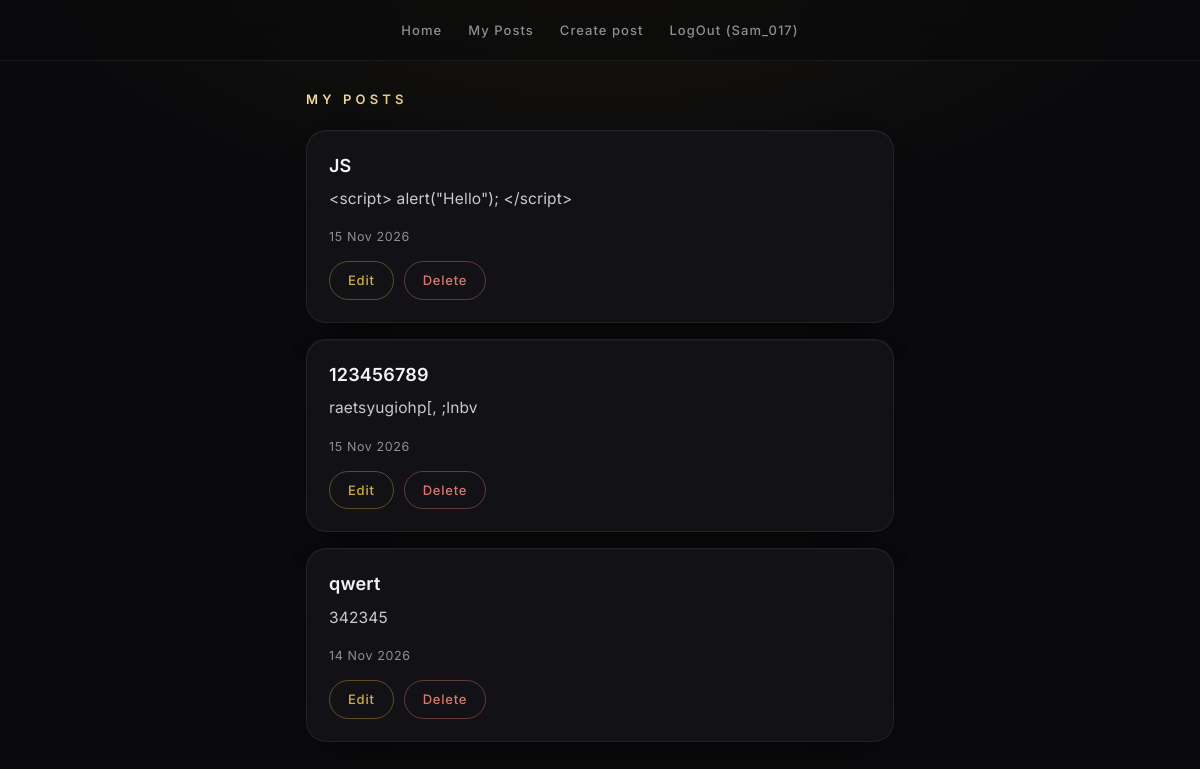
Screenshot of /posts/my/form.php (signed in) with the database file from the repository.
### tables this page shows
CREATE TABLE `users` (
  `id` int(11) NOT NULL,
  `first_name` varchar(50) NOT NULL,
  `last_name` varchar(50) NOT NULL,
  `username` varchar(50) NOT NULL,
  `email` varchar(100) NOT NULL,
  `password` varchar(255) NOT NULL,
  `role` enum('user','admin') NOT NULL DEFAULT 'user',
  `is_blocked` tinyint(1) NOT NULL DEFAULT '0',
  `created_at` timestamp NULL DEFAULT CURRENT_TIMESTAMP,
  `phone` varchar(20) DEFAULT NULL
);

CREATE TABLE `posts` (
  `id` int(11) NOT NULL,
  `user_id` int(11) NOT NULL,
  `title` varchar(255) NOT NULL,
  `content` text NOT NULL,
  `is_blocked` tinyint(1) NOT NULL DEFAULT '0',
  `created_at` timestamp NULL DEFAULT CURRENT_TIMESTAMP,
  `image_path` varchar(255) DEFAULT NULL
);

### includes/functions.php (called while the page is built, shortened)
<?php
function current_user($db)
{
    if(!isset($_SESSION['user_id'])) {
        return null;
    }else  {
        $stmt = $db->prepare("SELECT id, role, username, is_blocked FROM users WHERE id = ?");
        $stmt->bind_param("i", $_SESSION["user_id"]);
        $stmt->execute();
        $result = $stmt->get_result();
        $user = $result->fetch_assoc();
        return $user;
    }
}

### posts/my/my.php (called while the page is built)
<?php
require_once '../../includes/db.php';
require_once '../../includes/functions.php';
$user = require_login($db);
$stmt = $db->prepare('SELECT id, title, content, created_at, image_path, is_blocked FROM posts WHERE user_id = ? ORDER BY created_at DESC');
$stmt->bind_param('i', $user['id']);
$stmt->execute();
$posts = $stmt->get_result()->fetch_all(MYSQLI_ASSOC);

### posts/my/form.php (the view, shortened to what this page needs)
<?php
require_once 'my.php';
require_once __DIR__ . '/../../includes/header.php';
?>
<h1>My posts</h1>
<?php foreach ($posts as $post): ?>
    <div class="post">
        <h3 class="post-title"><?= htmlspecialchars($post['title']) ?></h3>
       <p class="post-text"><?= htmlspecialchars(mb_substr($post['content'], 0, 150, 'UTF-8')) ?></p>
       <small class="post-date"><time datetime="<?= htmlspecialchars($post['created_at']) ?>">
                <?= date('d M Y', strtotime($post['created_at'])) ?>
            </time></small>
        <br>
        <div style="display: flex; gap: 10px;">
            <a href="/posts/update/form.php?id=<?= urlencode($post['id']) ?>"><button>Edit</button></a>
            <form action="/posts/delete/delete.php" method="POST">
               <button type="submit" class="btn-danger">Delete</button>
            </form>
        </div>
    </div>
<?php endforeach; ?>

### includes/header.php (shortened to what this page needs)
<?php
require_once __DIR__ . '/db.php';
require_once __DIR__ .'/functions.php';
$current_user = current_user($db);
?>
<!DOCTYPE html>
<html lang="en">
<head>
    <link rel="stylesheet" href="/header.css">
</head>
<body>
    <nav class="nav">
        <ul>
            <li><a href="/main.php">Home</a></li>
            <li><a href="/posts/my/form.php"> My Posts</a></li>
            <li><a href="/posts/create/form.php">Create post</a></li>
            <li>
                <form action="/auth/logout/logout.php" method="POST">
                    <button type="submit">LogOut<?= $current_user ? ' (' . htmlspecialchars($current_user['username']) . ')' : '' ?></button>
                </form>
            </li>
        </ul>
    </nav>
    <div class="content">

### header.css (style rules this page uses)
:root { --bg: #0A0A0C; --surface: #121216; --surface-2: #17171C; --text: #F5F5F7; --text-soft: #C9C9CE; --muted: #8E8E93; --gold: #D4AF37; --gold-light: #F1DE9B; --gold-deep: #8A6D1C; --gold-grad: linear-gradient(135deg, var(--gold-light), var(--gold) 45%, var(--gold-deep)); --danger: #D9776F; --border: rgba(214, 200, 200, 0.08); --border-gold: rgba(212, 175, 55, 0.38); --font: "Inter", "Plus Jakarta Sans", system-ui, -apple-system, "Segoe UI", Roboto, sans-serif; --radius: 20px; --ease: cubic-bezier(.22, .61, .36, 1); }
*, *::before, *::after { box-sizing: border-box; margin: 0; padding: 0; }
body { min-height: 100vh; background: radial-gradient(1000px 500px at 50% -10%, rgba(212, 175, 55, .07), transparent 60%), var(--bg); color: var(--text); font-family: var(--font); font-size: 15px; line-height: 1.6; letter-spacing: .01em; -webkit-font-smoothing: antialiased; }
a { color: inherit; text-decoration: none; }
.nav { position: sticky; top: 0; z-index: 50; padding: 0 16px; background: rgba(10, 10, 12, .62); -webkit-backdrop-filter: blur(16px) saturate(140%); backdrop-filter: blur(16px) saturate(140%); border-bottom: 1px solid var(--border); }
.nav ul { max-width: 900px; min-height: 60px; margin: 0 auto; list-style: none; display: flex; flex-wrap: wrap; align-items: center; justify-content: center; gap: 6px 26px; }
.nav a, .nav button { color: var(--muted); background: none; border: 0; font: inherit; font-size: 13px; font-weight: 500; letter-spacing: .08em; cursor: pointer; transition: color .18s var(--ease); }
.nav form { display: inline; }
.content { max-width: 620px; margin: 0 auto; padding: 28px 16px 80px; }
.content h1 { margin-bottom: 20px; font-size: 13px; font-weight: 600; letter-spacing: .32em; text-transform: uppercase; background: var(--gold-grad); -webkit-background-clip: text; background-clip: text; color: transparent; }
.post, .content > form { position: relative; overflow: hidden; margin-bottom: 16px; padding: 22px; background: var(--surface); border: 1px solid var(--border); border-radius: var(--radius); box-shadow: 0 1px 0 rgba(255, 255, 255, .03) inset, 0 18px 40px -24px rgba(0, 0, 0, .9); transition: border-color .35s var(--ease), background .35s var(--ease), box-shadow .35s var(--ease); }
.post::before { content: ""; position: absolute; inset: 0; background: linear-gradient(105deg, transparent 35%, rgba(212, 175, 55, .14) 50%, transparent 65%); transform: translateX(-120%); pointer-events: none; }
.post-title { margin-bottom: 8px; font-size: 18px; font-weight: 600; line-height: 1.4; letter-spacing: .01em; color: var(--text); }
.post-text { margin: 8px 0 12px; color: var(--text-soft); font-size: 15.5px; line-height: 1.7; overflow-wrap: anywhere; }
.post-date { display: inline-block; margin: 0 14px 14px 0; color: var(--muted); font-size: 12.5px; letter-spacing: .05em; }
.content button, .content input[type="submit"], .content input[type="button"] { padding: 8px 18px; border: 1px solid var(--border-gold); border-radius: 999px; background: transparent; color: var(--gold); font: inherit; font-size: 13px; font-weight: 500; letter-spacing: .06em; cursor: pointer; transition: background .18s var(--ease), color .18s var(--ease), transform .18s var(--ease); }
.content .btn-danger { color: var(--danger); border-color: rgba(217, 119, 111, .4); }

### rows the page displays
users: username "Sam_017"
posts: title "JS", content "<script> alert(\"Hello\"); </script>", created_at "15 Nov 2026"
posts: title "123456789", content "raetsyugiohp[, ;lnbv", created_at "15 Nov 2026"
posts: title "qwert", content "342345", created_at "14 Nov 2026"
